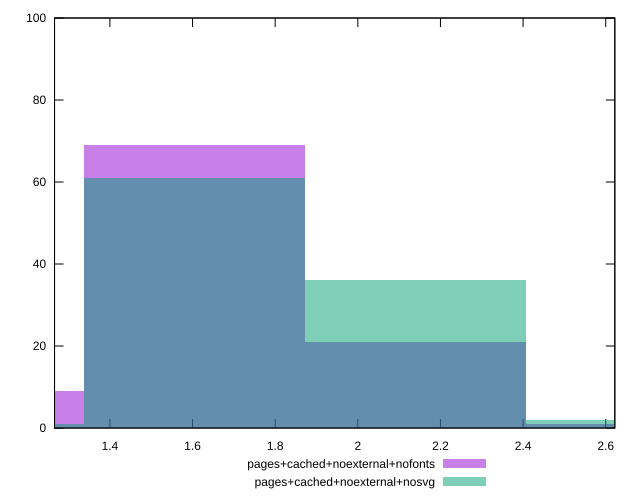

Here is the gnuplot script that generated this plot:
reset

$pagesCachedNoexternalNofonts <<EOF
1.6042242024275044 69
1.0694828016183362 9
2.1389656032366724 21
2.6737070040458404 1
EOF

$pagesCachedNoexternalNosvg <<EOF
2.1389656032366724 36
1.6042242024275044 61
1.0694828016183362 1
2.6737070040458404 2
EOF

set key outside below
set boxwidth 0.5347414008091681
set xrange [1.266:2.622]
set yrange [0:100]
set style fill transparent solid 0.5 noborder
set terminal svg size 640, 500 enhanced background rgb 'white'
set output "report_00007_2020-12-11T15:55:29.892Z/server-response-time/comparison/histogram/6_vs_7.svg"

plot $pagesCachedNoexternalNofonts title "pages+cached+noexternal+nofonts" with boxes, \
     $pagesCachedNoexternalNosvg title "pages+cached+noexternal+nosvg" with boxes

reset
